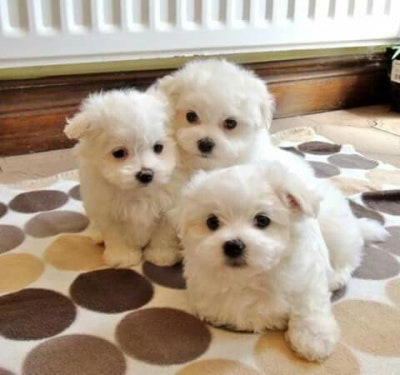
#> input picture hyerica/cloud11-IlhyeonChoo/resources/data/test_image.jpg, 400 x 375 px
$ python question_09.py
#> lines starting #> are read from the running program, lines starting #| are printed output that depends on the picture; after the words box and inside, x2 and y2 are one past the last pixel; in counts of white or black regions, pixels touching at a corner belong together
import os
import numpy as np
import matplotlib.pyplot as plt
from PIL import Image


def solution(image, x1, y1, x2, y2):
    """
    흑백이미지를 표현하는 넘파이 배열 image가 주어졌을 때, image와 그 크기와 모양이 같으면서, 특정 영역(x1, y1, x2, y2로 표현되는)만 값이 255이고,
    나머지는 값이 0인 넘파이 배열(mask)을 만드세요. 이때, image의 모양은 (H, W) 입니다(흑백이미지이기 때문에, 뒤에 3이 없습니다).
    이때, 생성할 넘파이 배열 mask의 자료형은 "uint8"로 지정하여 생성하세요.

    참고:
        - 데이터의 특정 영역을 표현하기 위해, 데이터와 크기가 같으면서, 일부 영역만 값이 1이거나 255이고,
          이외 영역은 값이 0인 바이너리 배열(0 또는 1, 0 또는 255 두 개의 수로만 구성된)을 mask 라고 부릅니다.

    인자:
        - image: (H, W) 차원의 넘파이 배열
        - x1: 영역의 가로 시작점
        - y1: 영역의 세로 시작점
        - x2: 영역의 가로 종점
        - y2: 영역의 세로 종점
    반환값:
        - mask: 특정 영역만 1이고 나머지는 0인 이미지 마스크( (H, W) 차원의 넘파이 배열)

    예상출력:
        파일 실행 후, resources/ 폴더 내에 q9_test1.jpg, q9_test2.jpg, q9_test3.jpg 파일을 확인해보세요.
        세 파일이 각각 q9_test1_truth.jpg, q9_test2_truth.jpg, q9_test3_truth.jpg 와 같으면 됩니다.
    """

    # ----- your code here -----
    mask = np.zeros_like(image, dtype=np.uint8)
    mask[y1:y2, x1:x2] = 255

    # --------------------------
    return mask


if __name__ == "__main__":
    root_dir = os.path.dirname(os.path.dirname(__file__))
    image = Image.open(os.path.join(root_dir, "resources", "data", "test_image.jpg")).convert("L")
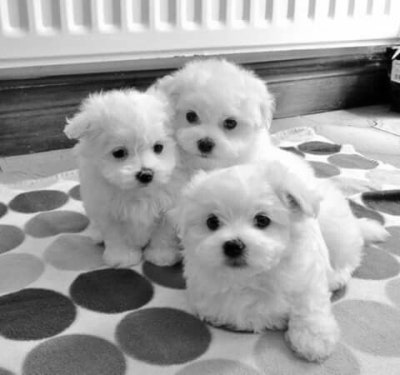
#> image: PIL image 400x375 L; min 0, max 255, mean 159.5
    image = np.array(image) + 0 # + 0 지우지마세요

    H, W = image.shape[:2]
#> H = 375; W = 400

    Image.fromarray(solution(image, 0, 0, W//2, H//2)).save(os.path.join(root_dir, "resources", "q9_test1.jpg"))
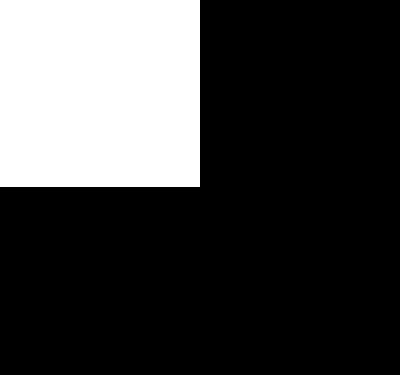
#> saved as q9_test1.jpg: PIL image 400x375 L; 24.9% white; 1 white region, box (x1, y1, x2, y2) and area: (0, 0, 200, 187) 37400
    Image.fromarray(solution(image, W//2, 0, W, H)).save(os.path.join(root_dir, "resources", "q9_test2.jpg"))
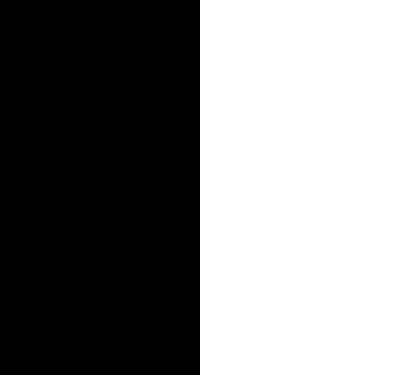
#> saved as q9_test2.jpg: PIL image 400x375 L; 50% white; 1 white region, box (x1, y1, x2, y2) and area: (200, 0, 400, 375) 75000
    Image.fromarray(solution(image, int(W*0.25), int(H*0.25), int(W*0.75), int(H*0.75))).save(os.path.join(root_dir, "resources", "q9_test3.jpg"))
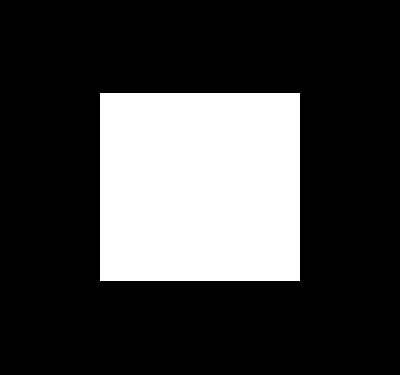
#> saved as q9_test3.jpg: PIL image 400x375 L; 25.1% white; 1 white region, box (x1, y1, x2, y2) and area: (100, 93, 300, 281) 37600
